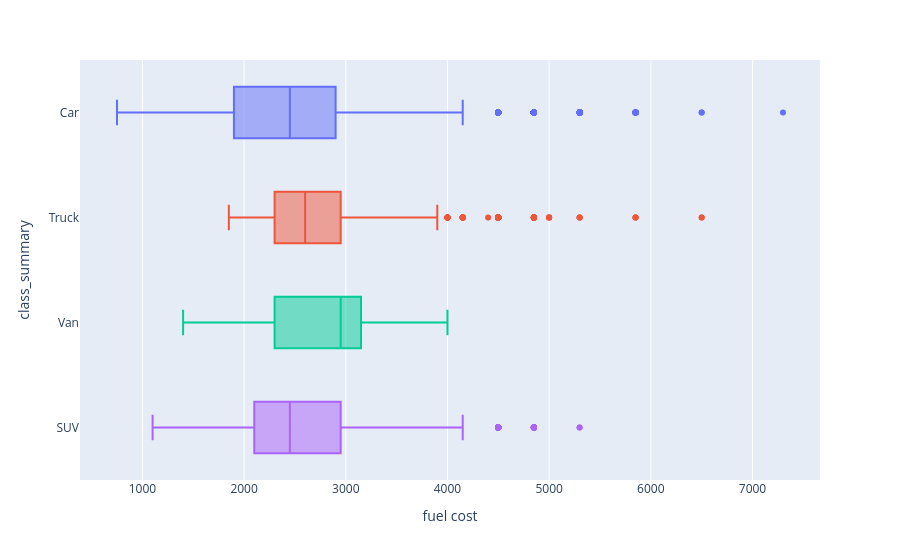

Notebook cell for this chart:
### Code cell
fig = px.box(
    df,
    x='fuelCost08',
    y='class_summary',
    color='class_summary',
    labels={'fuelCost08': 'fuel cost'}
)
fig.update_layout(showlegend=False)
fig.show()

### Figure 1 — Plotly figure (JSON) as saved in the notebook; plotly's stock layout.template omitted (floating-point values rounded to 4 significant figures; data arrays with more than 128 entries replaced by an {"elided": "..."} marker saying what was removed)
{"data": [{"alignmentgroup": "True", "hovertemplate": "class_summary=%{y}<br>fuel cost=%{x}<extra></extra>", "legendgroup": "Car", "marker": {"color": "#636efa"}, "name": "Car", "notched": false, "offsetgroup": "Car", "orientation": "h", "showlegend": true, "type": "box", "x": {"elided": "14396 int values"}, "x0": " ", "xaxis": "x", "y": {"elided": "14396 str values"}, "y0": " ", "yaxis": "y"}, {"alignmentgroup": "True", "hovertemplate": "class_summary=%{y}<br>fuel cost=%{x}<extra></extra>", "legendgroup": "Truck", "marker": {"color": "#EF553B"}, "name": "Truck", "notched": false, "offsetgroup": "Truck", "orientation": "h", "showlegend": true, "type": "box", "x": {"elided": "2460 int values"}, "x0": " ", "xaxis": "x", "y": {"elided": "2460 str values"}, "y0": " ", "yaxis": "y"}, {"alignmentgroup": "True", "hovertemplate": "class_summary=%{y}<br>fuel cost=%{x}<extra></extra>", "legendgroup": "Van", "marker": {"color": "#00cc96"}, "name": "Van", "notched": false, "offsetgroup": "Van", "orientation": "h", "showlegend": true, "type": "box", "x": {"elided": "924 int values"}, "x0": " ", "xaxis": "x", "y": {"elided": "924 str values"}, "y0": " ", "yaxis": "y"}, {"alignmentgroup": "True", "hovertemplate": "class_summary=%{y}<br>fuel cost=%{x}<extra></extra>", "legendgroup": "SUV", "marker": {"color": "#ab63fa"}, "name": "SUV", "notched": false, "offsetgroup": "SUV", "orientation": "h", "showlegend": true, "type": "box", "x": {"elided": "6205 int values"}, "x0": " ", "xaxis": "x", "y": {"elided": "6205 str values"}, "y0": " ", "yaxis": "y"}], "layout": {"boxmode": "overlay", "legend": {"title": {"text": "class_summary"}, "tracegroupgap": 0}, "margin": {"t": 60}, "showlegend": false, "xaxis": {"anchor": "y", "domain": [0, 1], "title": {"text": "fuel cost"}}, "yaxis": {"anchor": "x", "categoryarray": ["SUV", "Van", "Truck", "Car"], "categoryorder": "array", "domain": [0, 1], "title": {"text": "class_summary"}}}}
